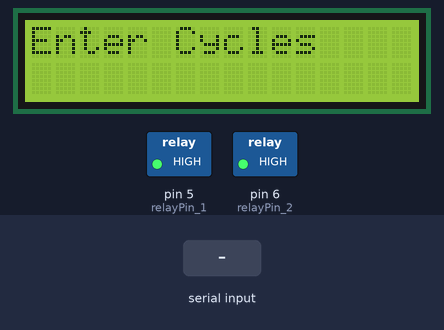
A sketch run on a simulated Arduino Mega 2560, built with avr-gcc and run on an emulated ATmega2560. Shown: 16×2 character LCD, switched loads named in the sketch (green lamp = pin HIGH). The inputs (shaded band) are chosen by the test bench. What the sketch prints to the serial monitor is not drawn.

Above: at 1.2 s.
1.3 s: "5\n" received over Serial
At 2.1 s:
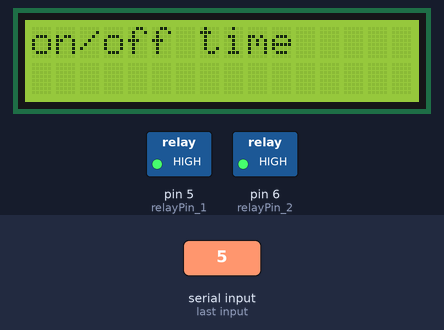
At 4.0 s:
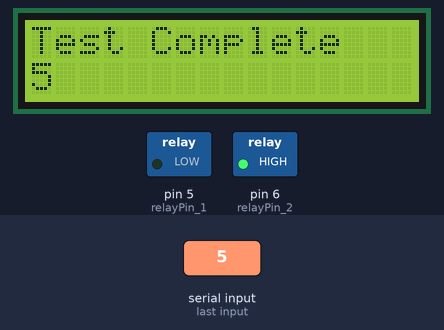
4.3 s: "1,90\n" received over Serial
At 7.0 s:
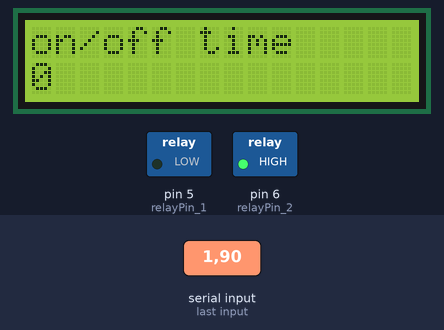
Timing chart, 0 to 8.5 s (numbered marks = the images above; inputs shaded):
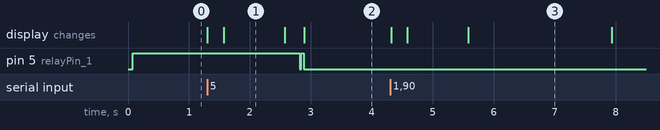

Measured:
- after the input at 1.3 s, pin 5 (relayPin_1): HIGH → LOW after 1.5 s, → HIGH 0.02 s later, → LOW 0.04 s later; the display: first changes at once (image 1 shows a later state)
- after the input at 4.3 s, the display: first changes at once (image 3 shows a later state)
- what the display in image 1 shows lasts 1.0 s, from 1.6 s to 2.6 s

The sketch:

RelControl.ino
```cpp
#include <Keypad.h>
#include <LiquidCrystal_I2C.h>

const byte ROWS = 4; //four rows on membrane switch
const byte COLS = 4; //four columns on membrane switch
const byte numChars = 32; //array to store user cycle count
const byte numTim = 32; // array to store cycle time (on/off)milliseconds
bool newData = false;

int relayPin_1 = 5; //digital output to the first relay
int relayPin_2 = 6; //digital output to the second relay

int numCycles = 0;
int numTime = 0;
int j=1;
char incomingByte = '*'; //character to cancel test
char outgoingByte = '#'; //character to restart test
char receivedChars[numChars]; //array for received data

char keys[ROWS][COLS] = {
  {'1','2','3','A'},
  {'4','5','6','B'},
  {'7','8','9','C'},
  {'*','0','#','D'}
};

byte rowPins[ROWS] = {30, 33, 34, 37}; //connect to the row pinouts of the keypad
byte colPins[COLS] = {38, 41, 42, 45}; //connect to the column pinouts of the keypad

LiquidCrystal_I2C lcd = LiquidCrystal_I2C(0x27, 16, 2); //LCD address after scan and 16 columns 2 rows
Keypad keypad = Keypad( makeKeymap(keys), rowPins, colPins, ROWS, COLS ); //constructors per playground.arduino.cc/Code/Keypad/

//Setup the LCD and everything
void setup() {
  Serial.begin(9600); //initiate serial comms
  lcd.init(); //initiate LCD comms
  lcd.backlight();//initiate LCD backlight
  lcd.clear();
  lcd.setCursor(0, 0);
  lcd.print("Starting Up"); //prints to lcd
  pinMode(relayPin_1, OUTPUT);
  pinMode(relayPin_2, OUTPUT);
  digitalWrite(relayPin_1, HIGH);
  digitalWrite(relayPin_2, HIGH);
}
void loop() {
  Serial.println("Enter # of Cycles");
  lcd.clear();
  lcd.setCursor(0,0);
  lcd.print("Enter Cycles");
  while (Serial.available() == 0){  //waits for user input
  }
  numCycles = Serial.parseInt(); //parses user input into integer variable
  Serial.println(numCycles);
  lcd.setCursor(0,1);
  lcd.print(numCycles); //prints to lcd
  delay(250);
  Serial.println("Enter on/off time in sec");
  lcd.clear();
  lcd.setCursor(0,0);
  lcd.print("on/off time");
  while (Serial.available() == 0){ //waits for user input
  }
  numTime = Serial.parseInt(); //parses user input into integer variable
  Serial.println(numTime);
  lcd.setCursor(0,1);
  lcd.print(numTime); //prints to lcd
  delay(250);
  for (j=1;j<=numCycles;j=j+1){
    digitalWrite(relayPin_1,HIGH);
    delay(numTime*1000);
    digitalWrite(relayPin_1,LOW);
    delay(numTime*1000);
    Serial.println(j);
    checkSt(); //function checks for character to halt testing
    screenLCD(); //function to display test status
    if (j==numCycles){
      testComp(); //function checking if test criteria has been met
    }
  }
}
void checkSt(){
  //incomingByte = Serial.read();
  Serial.println("Checking Function");
  if (j <= numCycles && Serial.read() == incomingByte){
    digitalWrite(relayPin_1,LOW);
    Serial.println("Test Cancelled by user");
    Serial.println(+j);
    reEnter();
  }
}
void reEnter(){
 lcd.clear();
 lcd.setCursor(0,0);
 lcd.print("Test Cancelled");
 Serial.println("Test Cancelled");
 Serial.println(j);
 lcd.setCursor(0,1);
 lcd.print(j);
 while (Serial.available() == 0){ //waits for user input
  }
 if (j <= numCycles && Serial.read() == outgoingByte){
  Serial.println("Test restarted by user");
 loop();
}
}
void screenLCD(){
  lcd.clear();
  lcd.setCursor(0,0);
  lcd.print("Cycle#");
  lcd.setCursor(0,1);
  lcd.print(j);
}
void testComp(){
 lcd.clear();
 lcd.setCursor(0,0);
 lcd.print("Test Complete");
  Serial.println("Test Complete");
 Serial.println(j);
 lcd.setCursor(0,1);
 lcd.print(j);
 while (Serial.available() == 0){ //waits for user input
  }
 if (j <= numCycles && Serial.read() == outgoingByte){
  Serial.println("Test restarted by user");
 loop();
}
}
```
